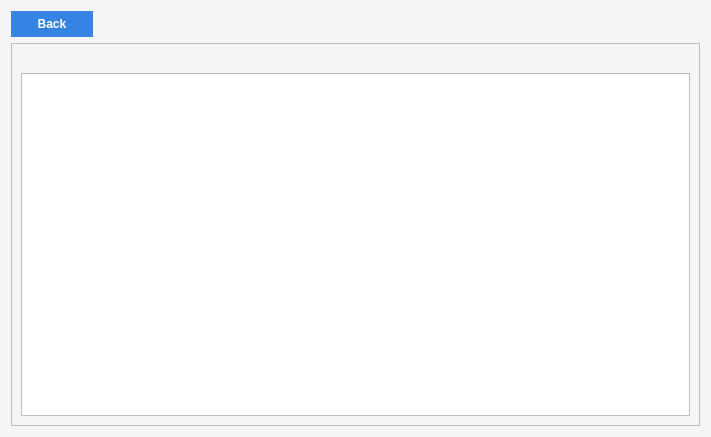
<?xml version="1.0" encoding="UTF-8"?>
<ui version="4.0">
 <class>ResultForm</class>
 <widget class="QWidget" name="ResultForm">
  <property name="windowModality">
   <enum>Qt::ApplicationModal</enum>
  </property>
  <property name="geometry">
   <rect>
    <x>0</x>
    <y>0</y>
    <width>711</width>
    <height>437</height>
   </rect>
  </property>
  <property name="palette">
   <palette>
    <active>
     <colorrole role="WindowText">
      <brush brushstyle="SolidPattern">
       <color alpha="255">
        <red>0</red>
        <green>0</green>
        <blue>0</blue>
       </color>
      </brush>
     </colorrole>
     <colorrole role="Button">
      <brush brushstyle="SolidPattern">
       <color alpha="255">
        <red>246</red>
        <green>245</green>
        <blue>244</blue>
       </color>
      </brush>
     </colorrole>
     <colorrole role="Light">
      <brush brushstyle="SolidPattern">
       <color alpha="255">
        <red>255</red>
        <green>255</green>
        <blue>255</blue>
       </color>
      </brush>
     </colorrole>
     <colorrole role="Midlight">
      <brush brushstyle="SolidPattern">
       <color alpha="255">
        <red>250</red>
        <green>250</green>
        <blue>249</blue>
       </color>
      </brush>
     </colorrole>
     <colorrole role="Dark">
      <brush brushstyle="SolidPattern">
       <color alpha="255">
        <red>123</red>
        <green>122</green>
        <blue>122</blue>
       </color>
      </brush>
     </colorrole>
     <colorrole role="Mid">
      <brush brushstyle="SolidPattern">
       <color alpha="255">
        <red>164</red>
        <green>163</green>
        <blue>163</blue>
       </color>
      </brush>
     </colorrole>
     <colorrole role="Text">
      <brush brushstyle="SolidPattern">
       <color alpha="255">
        <red>0</red>
        <green>0</green>
        <blue>0</blue>
       </color>
      </brush>
     </colorrole>
     <colorrole role="BrightText">
      <brush brushstyle="SolidPattern">
       <color alpha="255">
        <red>255</red>
        <green>255</green>
        <blue>255</blue>
       </color>
      </brush>
     </colorrole>
     <colorrole role="ButtonText">
      <brush brushstyle="SolidPattern">
       <color alpha="255">
        <red>0</red>
        <green>0</green>
        <blue>0</blue>
       </color>
      </brush>
     </colorrole>
     <colorrole role="Base">
      <brush brushstyle="SolidPattern">
       <color alpha="255">
        <red>255</red>
        <green>255</green>
        <blue>255</blue>
       </color>
      </brush>
     </colorrole>
     <colorrole role="Window">
      <brush brushstyle="SolidPattern">
       <color alpha="255">
        <red>246</red>
        <green>245</green>
        <blue>244</blue>
       </color>
      </brush>
     </colorrole>
     <colorrole role="Shadow">
      <brush brushstyle="SolidPattern">
       <color alpha="255">
        <red>0</red>
        <green>0</green>
        <blue>0</blue>
       </color>
      </brush>
     </colorrole>
     <colorrole role="AlternateBase">
      <brush brushstyle="SolidPattern">
       <color alpha="255">
        <red>250</red>
        <green>250</green>
        <blue>249</blue>
       </color>
      </brush>
     </colorrole>
     <colorrole role="ToolTipBase">
      <brush brushstyle="SolidPattern">
       <color alpha="255">
        <red>255</red>
        <green>255</green>
        <blue>220</blue>
       </color>
      </brush>
     </colorrole>
     <colorrole role="ToolTipText">
      <brush brushstyle="SolidPattern">
       <color alpha="255">
        <red>0</red>
        <green>0</green>
        <blue>0</blue>
       </color>
      </brush>
     </colorrole>
     <colorrole role="PlaceholderText">
      <brush brushstyle="SolidPattern">
       <color alpha="128">
        <red>0</red>
        <green>0</green>
        <blue>0</blue>
       </color>
      </brush>
     </colorrole>
    </active>
    <inactive>
     <colorrole role="WindowText">
      <brush brushstyle="SolidPattern">
       <color alpha="255">
        <red>0</red>
        <green>0</green>
        <blue>0</blue>
       </color>
      </brush>
     </colorrole>
     <colorrole role="Button">
      <brush brushstyle="SolidPattern">
       <color alpha="255">
        <red>246</red>
        <green>245</green>
        <blue>244</blue>
       </color>
      </brush>
     </colorrole>
     <colorrole role="Light">
      <brush brushstyle="SolidPattern">
       <color alpha="255">
        <red>255</red>
        <green>255</green>
        <blue>255</blue>
       </color>
      </brush>
     </colorrole>
     <colorrole role="Midlight">
      <brush brushstyle="SolidPattern">
       <color alpha="255">
        <red>250</red>
        <green>250</green>
        <blue>249</blue>
       </color>
      </brush>
     </colorrole>
     <colorrole role="Dark">
      <brush brushstyle="SolidPattern">
       <color alpha="255">
        <red>123</red>
        <green>122</green>
        <blue>122</blue>
       </color>
      </brush>
     </colorrole>
     <colorrole role="Mid">
      <brush brushstyle="SolidPattern">
       <color alpha="255">
        <red>164</red>
        <green>163</green>
        <blue>163</blue>
       </color>
      </brush>
     </colorrole>
     <colorrole role="Text">
      <brush brushstyle="SolidPattern">
       <color alpha="255">
        <red>0</red>
        <green>0</green>
        <blue>0</blue>
       </color>
      </brush>
     </colorrole>
     <colorrole role="BrightText">
      <brush brushstyle="SolidPattern">
       <color alpha="255">
        <red>255</red>
        <green>255</green>
        <blue>255</blue>
       </color>
      </brush>
     </colorrole>
     <colorrole role="ButtonText">
      <brush brushstyle="SolidPattern">
       <color alpha="255">
        <red>0</red>
        <green>0</green>
        <blue>0</blue>
       </color>
      </brush>
     </colorrole>
     <colorrole role="Base">
      <brush brushstyle="SolidPattern">
       <color alpha="255">
        <red>255</red>
        <green>255</green>
        <blue>255</blue>
       </color>
      </brush>
     </colorrole>
     <colorrole role="Window">
      <brush brushstyle="SolidPattern">
       <color alpha="255">
        <red>246</red>
        <green>245</green>
        <blue>244</blue>
       </color>
      </brush>
     </colorrole>
     <colorrole role="Shadow">
      <brush brushstyle="SolidPattern">
       <color alpha="255">
        <red>0</red>
        <green>0</green>
        <blue>0</blue>
       </color>
      </brush>
     </colorrole>
     <colorrole role="AlternateBase">
      <brush brushstyle="SolidPattern">
       <color alpha="255">
        <red>250</red>
        <green>250</green>
        <blue>249</blue>
       </color>
      </brush>
     </colorrole>
     <colorrole role="ToolTipBase">
      <brush brushstyle="SolidPattern">
       <color alpha="255">
        <red>255</red>
        <green>255</green>
        <blue>220</blue>
       </color>
      </brush>
     </colorrole>
     <colorrole role="ToolTipText">
      <brush brushstyle="SolidPattern">
       <color alpha="255">
        <red>0</red>
        <green>0</green>
        <blue>0</blue>
       </color>
      </brush>
     </colorrole>
     <colorrole role="PlaceholderText">
      <brush brushstyle="SolidPattern">
       <color alpha="128">
        <red>0</red>
        <green>0</green>
        <blue>0</blue>
       </color>
      </brush>
     </colorrole>
    </inactive>
    <disabled>
     <colorrole role="WindowText">
      <brush brushstyle="SolidPattern">
       <color alpha="255">
        <red>123</red>
        <green>122</green>
        <blue>122</blue>
       </color>
      </brush>
     </colorrole>
     <colorrole role="Button">
      <brush brushstyle="SolidPattern">
       <color alpha="255">
        <red>246</red>
        <green>245</green>
        <blue>244</blue>
       </color>
      </brush>
     </colorrole>
     <colorrole role="Light">
      <brush brushstyle="SolidPattern">
       <color alpha="255">
        <red>255</red>
        <green>255</green>
        <blue>255</blue>
       </color>
      </brush>
     </colorrole>
     <colorrole role="Midlight">
      <brush brushstyle="SolidPattern">
       <color alpha="255">
        <red>250</red>
        <green>250</green>
        <blue>249</blue>
       </color>
      </brush>
     </colorrole>
     <colorrole role="Dark">
      <brush brushstyle="SolidPattern">
       <color alpha="255">
        <red>123</red>
        <green>122</green>
        <blue>122</blue>
       </color>
      </brush>
     </colorrole>
     <colorrole role="Mid">
      <brush brushstyle="SolidPattern">
       <color alpha="255">
        <red>164</red>
        <green>163</green>
        <blue>163</blue>
       </color>
      </brush>
     </colorrole>
     <colorrole role="Text">
      <brush brushstyle="SolidPattern">
       <color alpha="255">
        <red>123</red>
        <green>122</green>
        <blue>122</blue>
       </color>
      </brush>
     </colorrole>
     <colorrole role="BrightText">
      <brush brushstyle="SolidPattern">
       <color alpha="255">
        <red>255</red>
        <green>255</green>
        <blue>255</blue>
       </color>
      </brush>
     </colorrole>
     <colorrole role="ButtonText">
      <brush brushstyle="SolidPattern">
       <color alpha="255">
        <red>123</red>
        <green>122</green>
        <blue>122</blue>
       </color>
      </brush>
     </colorrole>
     <colorrole role="Base">
      <brush brushstyle="SolidPattern">
       <color alpha="255">
        <red>246</red>
        <green>245</green>
        <blue>244</blue>
       </color>
      </brush>
     </colorrole>
     <colorrole role="Window">
      <brush brushstyle="SolidPattern">
       <color alpha="255">
        <red>246</red>
        <green>245</green>
        <blue>244</blue>
       </color>
      </brush>
     </colorrole>
     <colorrole role="Shadow">
      <brush brushstyle="SolidPattern">
       <color alpha="255">
        <red>0</red>
        <green>0</green>
        <blue>0</blue>
       </color>
      </brush>
     </colorrole>
     <colorrole role="AlternateBase">
      <brush brushstyle="SolidPattern">
       <color alpha="255">
        <red>246</red>
        <green>245</green>
        <blue>244</blue>
       </color>
      </brush>
     </colorrole>
     <colorrole role="ToolTipBase">
      <brush brushstyle="SolidPattern">
       <color alpha="255">
        <red>255</red>
        <green>255</green>
        <blue>220</blue>
       </color>
      </brush>
     </colorrole>
     <colorrole role="ToolTipText">
      <brush brushstyle="SolidPattern">
       <color alpha="255">
        <red>0</red>
        <green>0</green>
        <blue>0</blue>
       </color>
      </brush>
     </colorrole>
     <colorrole role="PlaceholderText">
      <brush brushstyle="SolidPattern">
       <color alpha="128">
        <red>0</red>
        <green>0</green>
        <blue>0</blue>
       </color>
      </brush>
     </colorrole>
    </disabled>
   </palette>
  </property>
  <property name="windowTitle">
   <string>Bionic - result</string>
  </property>
  <property name="windowIcon">
   <iconset resource="../res.qrc">
    <normaloff>:/img/img/b_logo.png</normaloff>:/img/img/b_logo.png</iconset>
  </property>
  <layout class="QVBoxLayout" name="verticalLayout">
   <item>
    <layout class="QHBoxLayout" name="horizontalLayout">
     <item>
      <widget class="QPushButton" name="back_button">
       <property name="font">
        <font>
         <weight>75</weight>
         <bold>true</bold>
        </font>
       </property>
       <property name="cursor">
        <cursorShape>PointingHandCursor</cursorShape>
       </property>
       <property name="styleSheet">
        <string notr="true">background-color: rgb(53, 132, 228);
color: rgb(255, 255, 255);
border-style: solid;
border-width: 2px;
border-radius: 15px;
border-color: rgb(53, 132, 228);
padding: 4px;
width: 70px;
</string>
       </property>
       <property name="text">
        <string>Back</string>
       </property>
      </widget>
     </item>
     <item>
      <spacer name="horizontalSpacer">
       <property name="orientation">
        <enum>Qt::Horizontal</enum>
       </property>
       <property name="sizeHint" stdset="0">
        <size>
         <width>40</width>
         <height>20</height>
        </size>
       </property>
      </spacer>
     </item>
    </layout>
   </item>
   <item>
    <widget class="QScrollArea" name="scrollArea">
     <property name="widgetResizable">
      <bool>true</bool>
     </property>
     <widget class="QWidget" name="scrollAreaWidgetContents">
      <property name="geometry">
       <rect>
        <x>0</x>
        <y>0</y>
        <width>695</width>
        <height>382</height>
       </rect>
      </property>
      <layout class="QVBoxLayout" name="verticalLayout_2">
       <item>
        <widget class="QLabel" name="res_picture">
         <property name="text">
          <string/>
         </property>
        </widget>
       </item>
       <item>
        <widget class="QTextBrowser" name="res_text">
         <property name="verticalScrollBarPolicy">
          <enum>Qt::ScrollBarAsNeeded</enum>
         </property>
         <property name="horizontalScrollBarPolicy">
          <enum>Qt::ScrollBarAsNeeded</enum>
         </property>
        </widget>
       </item>
      </layout>
     </widget>
    </widget>
   </item>
  </layout>
 </widget>
 <resources>
  <include location="../res.qrc"/>
 </resources>
 <connections/>
</ui>
